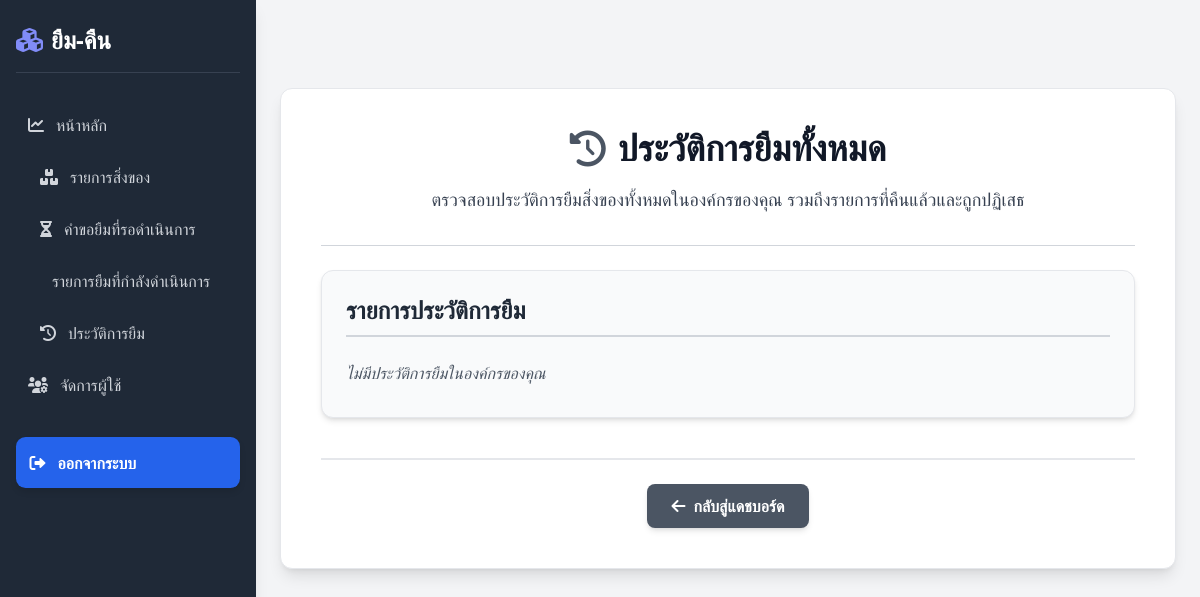
Page /borrowing/admin/loan-history/ (signed in) on the earlier database version.
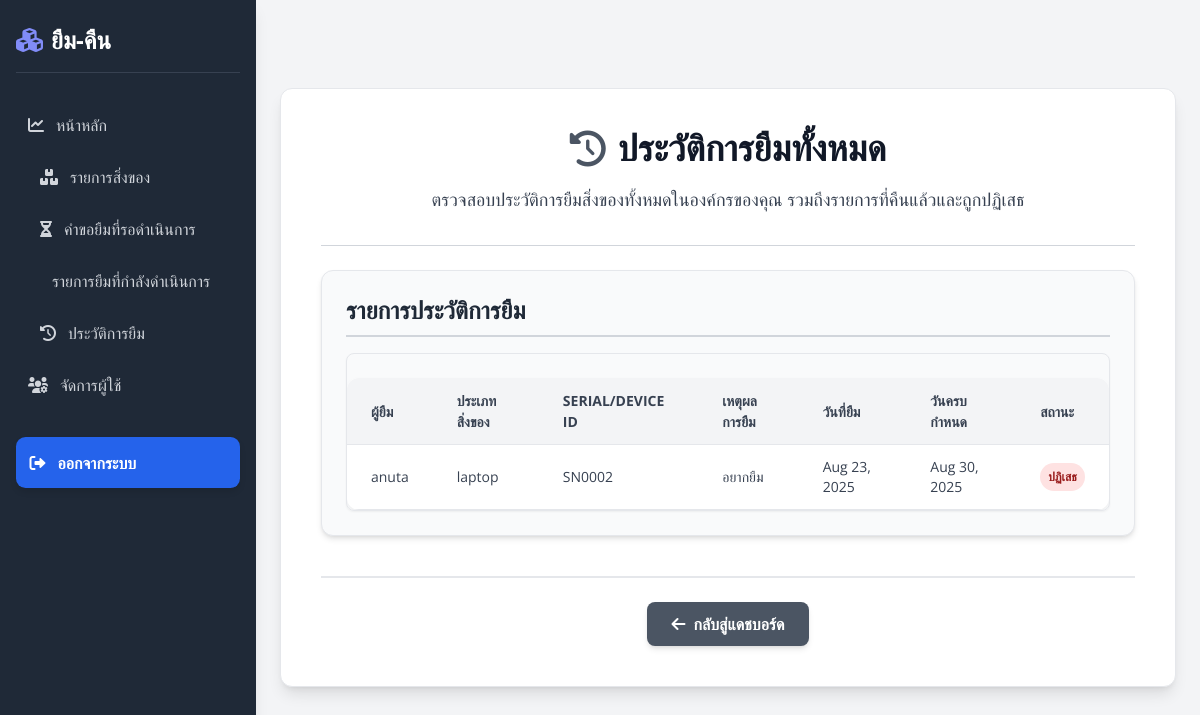
Same page on the later database version.
### borrowing/models.py (models this page shows, shortened)
class Loan(models.Model):
    asset = models.ForeignKey(Asset, on_delete=models.CASCADE, verbose_name="อุปกรณ์") # เปลี่ยนจาก item เป็น asset
    borrower = models.ForeignKey(CustomUser, on_delete=models.CASCADE, verbose_name="ผู้ยืม")
    borrow_date = models.DateTimeField(auto_now_add=True, verbose_name="วันที่ยืม")
    due_date = models.DateField(verbose_name="กำหนดคืน") # ใช้ DateField สำหรับวันที่เท่านั้น
    return_date = models.DateTimeField(null=True, blank=True, verbose_name="วันที่คืน")
    STATUS_CHOICES = [
        ('pending', 'รอดำเนินการ'),
        ('approved', 'อนุมัติแล้ว'),
        ('returned', 'คืนแล้ว'),
        ('rejected', 'ถูกปฏิเสธ'),
        ('overdue', 'เกินกำหนด'),
    ]
    status = models.CharField(max_length=20, choices=STATUS_CHOICES, default='pending', verbose_name="สถานะ")
    reason = models.TextField(blank=True, verbose_name="เหตุผลการยืม") # เพิ่มฟิลด์เหตุผลการยืม
    class Meta:
        verbose_name = "รายการยืม"
        verbose_name_plural = "รายการยืม"
        ordering = ['-borrow_date']

class Asset(models.Model):
    item = models.ForeignKey(Item, on_delete=models.CASCADE, related_name='assets', verbose_name="ประเภทสิ่งของ")
    serial_number = models.CharField(max_length=255, blank=True, null=True, unique=True, verbose_name="หมายเลขซีเรียล")
    device_id = models.CharField(max_length=255, blank=True, null=True, unique=True, verbose_name="ID อุปกรณ์")
    location = models.CharField(max_length=255, blank=True, null=True, verbose_name="ตำแหน่ง")
    condition = models.CharField(max_length=255, blank=True, null=True, verbose_name="สภาพ")
    STATUS_CHOICES = [
        ('available', 'พร้อมใช้งาน'),
        ('on_loan', 'กำลังถูกยืม'),
        ('maintenance', 'บำรุงรักษา'),
        ('retired', 'ปลดระวาง'),
    ]
    status = models.CharField(max_length=20, choices=STATUS_CHOICES, default='available', verbose_name="สถานะ")
    class Meta:
        verbose_name = "อุปกรณ์"
        verbose_name_plural = "อุปกรณ์"

class Item(models.Model):
    organization = models.ForeignKey(Organization, on_delete=models.CASCADE, verbose_name="องค์กร")
    name = models.CharField(max_length=255, verbose_name="ชื่อประเภทสิ่งของ")
    description = models.TextField(blank=True, verbose_name="รายละเอียด")
    total_quantity = models.IntegerField(default=0, verbose_name="จำนวนทั้งหมด")
    available_quantity = models.IntegerField(default=0, verbose_name="จำนวนที่เหลืออยู่")
    image = models.ImageField(upload_to='item_images/', blank=True, null=True, verbose_name="รูปภาพสิ่งของ")
    item_type = models.CharField(max_length=100, blank=True, null=True, verbose_name="ประเภทสิ่งของ")
    added_at = models.DateTimeField(auto_now_add=True, verbose_name="วันที่เพิ่ม")
    class Meta:
        verbose_name = "ประเภทสิ่งของ"
        verbose_name_plural = "ประเภทสิ่งของ"
        unique_together = ('organization', 'name')

### users/models.py (models this page shows, shortened)
class CustomUser(AbstractUser):
    organization = models.ForeignKey(Organization, on_delete=models.SET_NULL, null=True, blank=True, verbose_name="องค์กร")
    is_org_admin = models.BooleanField(default=False, verbose_name="ผู้ดูแลองค์กร")
    is_platform_admin = models.BooleanField(default=False, verbose_name="ผู้ดูแลแพลตฟอร์ม")
    phone_number = models.CharField(max_length=20, blank=True, null=True)
    class Meta:
        verbose_name = "ผู้ใช้งาน"
        verbose_name_plural = "ผู้ใช้งาน"

### borrowing/views.py (the view)
# urls.py: path('admin/loan-history/', views.loan_history_admin_view, name='loan_history_admin_view'),
@login_required
def loan_history_admin_view(request):
    if not request.user.is_org_admin:
        messages.error(request, "คุณไม่มีสิทธิ์เข้าถึงหน้านี้")
        return redirect('dashboard')
    loan_history = Loan.objects.filter(asset__item__organization=request.user.organization).exclude(status__in=['pending', 'approved']).order_by('-borrow_date')
    context = {
        'loan_history': loan_history,
    }
    return render(request, 'borrowing/loan_history_admin.html', context)

### users/context_processors.py (called while the page is built)
def unread_notifications_count(request):
    if request.user.is_authenticated:
        count = Notification.objects.filter(user=request.user, is_read=False).count()
        return {'unread_notifications_count': count}
    return {'unread_notifications_count': 0} # หากผู้ใช้ยังไม่ได้ล็อกอิน ให้ส่ง 0

### borrowing/templates/borrowing/loan_history_admin.html (shortened to what the changed rows need)
{% extends 'users/base.html' %}
{% block content %}
<div class="bg-white p-6 md:p-8 lg:p-10 rounded-xl shadow-lg max-w-5xl mx-auto my-8 border border-gray-200">
    <h1 class="text-3xl md:text-4xl font-extrabold text-gray-900 mb-4 text-center flex items-center justify-center gap-x-3">
        <i class="fas fa-history text-gray-600"></i> ประวัติการยืมทั้งหมด
    </h1>
    <div class="mb-10 p-6 bg-gray-50 rounded-xl shadow-md border border-gray-200">
        <h2 class="text-2xl font-bold text-gray-800 mb-4 border-b-2 pb-2 border-gray-300 flex items-center gap-x-2">
            รายการประวัติการยืม
        </h2>
        {% if loan_history %}
            <div class="overflow-x-auto rounded-lg border border-gray-200 shadow-sm">
                <table class="min-w-full bg-white">
                    <thead>
                        <tr class="bg-gray-100 text-gray-700 uppercase text-sm leading-normal font-bold">
                            <th class="py-3 px-6 text-left">ผู้ยืม</th>
                            <th class="py-3 px-6 text-left">ประเภทสิ่งของ</th>
                            <th class="py-3 px-6 text-left">Serial/Device ID</th>
                            <th class="py-3 px-6 text-left">เหตุผลการยืม</th>
                            <th class="py-3 px-6 text-left">วันที่ยืม</th>
                            <th class="py-3 px-6 text-left">วันครบกำหนด</th>
                            <th class="py-3 px-6 text-left">สถานะ</th>
                        </tr>
                    </thead>
                    <tbody class="text-gray-700 text-sm divide-y divide-gray-100">
                        {% for loan in loan_history %}
                            <tr class="hover:bg-gray-50 transition duration-150 ease-in-out">
                                <td class="py-3 px-6 text-left whitespace-nowrap">{{ loan.borrower.username }}</td>
                                <td class="py-3 px-6 text-left">{{ loan.asset.item.name }}</td>
                                <td class="py-3 px-6 text-left">{{ loan.asset.serial_number|default:loan.asset.device_id|default:"-" }}</td>
                                <td class="py-3 px-6 text-left max-w-xs whitespace-normal">{{ loan.reason|default:"-" }}</td>
                                <td class="py-3 px-6 text-left">{{ loan.borrow_date|default_if_none:"N/A"|date:"M d, Y" }}</td>
                                <td class="py-3 px-6 text-left">{{ loan.due_date|date:"M d, Y" }}</td>
                                <td class="py-3 px-6 text-left">
                                    {% if loan.status == 'returned' %}
                                        <span class="px-2 py-1 inline-flex text-xs leading-5 font-semibold rounded-full bg-green-100 text-green-800">คืนแล้ว</span>
                                    {% elif loan.status == 'rejected' %}
                                        <span class="px-2 py-1 inline-flex text-xs leading-5 font-semibold rounded-full bg-red-100 text-red-800">ปฏิเสธ</span>
                                    {% elif loan.status == 'overdue' %}
                                        <span class="px-2 py-1 inline-flex text-xs leading-5 font-semibold rounded-full bg-orange-100 text-orange-800">เกินกำหนด</span>
                                    {% else %}
                                        <span class="px-2 py-1 inline-flex text-xs leading-5 font-semibold rounded-full bg-gray-100 text-gray-800">{{ loan.status|capfirst }}</span>
                                    {% endif %}
                                </td>
                            </tr>
                        {% endfor %}
                    </tbody>
                </table>
            </div>
        {% else %}
            <p class="text-gray-600 italic py-2">ไม่มีประวัติการยืมในองค์กรของคุณ</p>
        {% endif %}
    </div>
</div>
{% endblock content %}

Differences in the rows shown:
added Loan: borrower.username "anuta", asset.item.name "laptop", asset.serial_number "SN0002", reason "อยากยืม", borrow_date "Aug 23, 2025", due_date "Aug 30, 2025", status "ปฏิเสธ"
Other differences:
text no longer shown: "ไม่มีประวัติการยืมในองค์กรของคุณ"
text now shown: "ผู้ยืม ประเภทสิ่งของ SERIAL/DEVICE ID เหตุผลการยืม วันที่ยืม วันครบกำหนด สถานะ"
